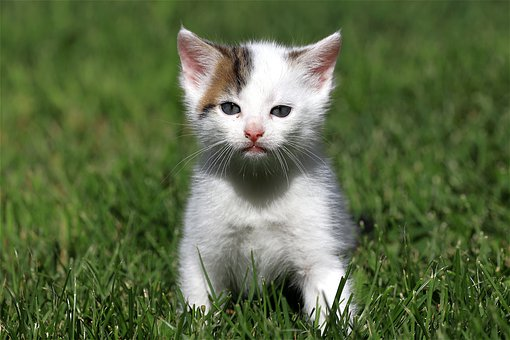
#> input picture Photos/cat.jpg, 510 x 340 px
$ python splitmerge.py
#> lines starting #> are read from the running program, lines starting #| are printed output that depends on the picture
import cv2 as cv
import numpy as np

img = cv.imread('Photos/cat.jpg')
#> img is the input picture: shape (340, 510, 3); mean B, G, R 67.7, 106.1, 90.8
cv.imshow('Cat',img)

blank = np.zeros(img.shape[:2], dtype='uint8')

#a color image basically consists of multiple channels R G B
#take the img, and split in into three color channels

b,g,r = cv.split(img)
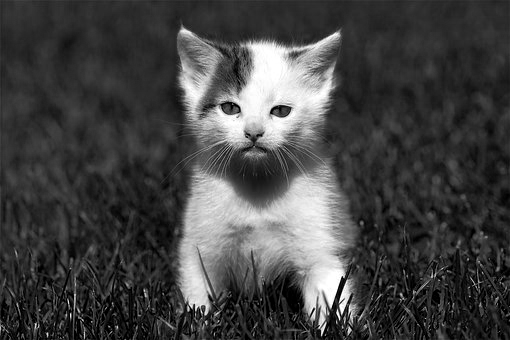
#> b: shape (340, 510); min 0, max 255, mean 67.7
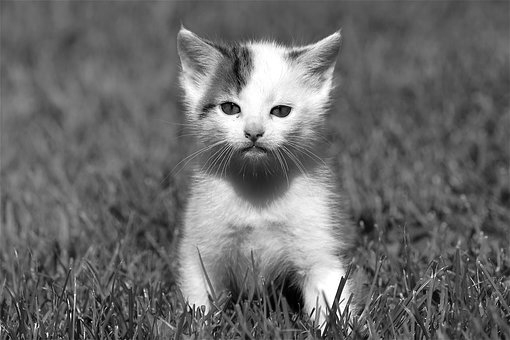
#> g: shape (340, 510); min 0, max 255, mean 106.1
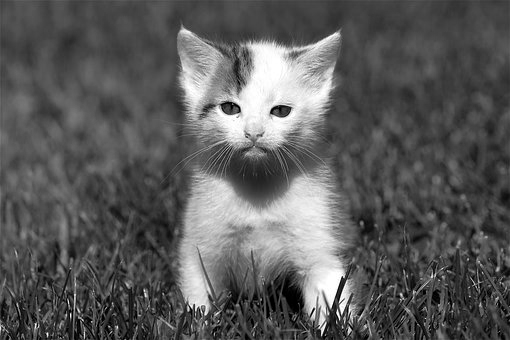
#> r: shape (340, 510); min 0, max 255, mean 90.8

blue = cv.merge([b,blank,blank])  #could be height and width not necessarily color channels
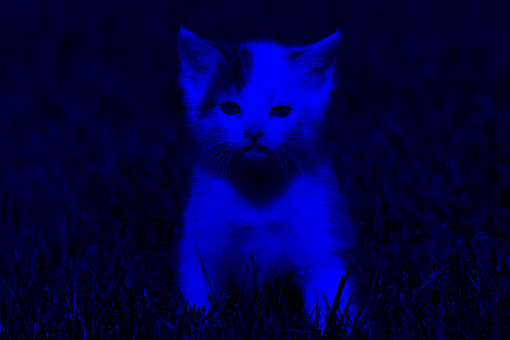
#> blue: shape (340, 510, 3); mean of channels 0, 1, 2 67.7, 0, 0; drawn as B, G, R
green = cv.merge([blank,g,blank])  #we've set the two other channels as black/blank
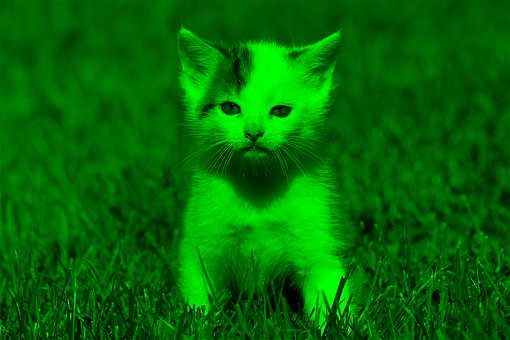
#> green: shape (340, 510, 3); mean of channels 0, 1, 2 0, 106.1, 0; drawn as B, G, R
red = cv.merge([blank,blank,r])
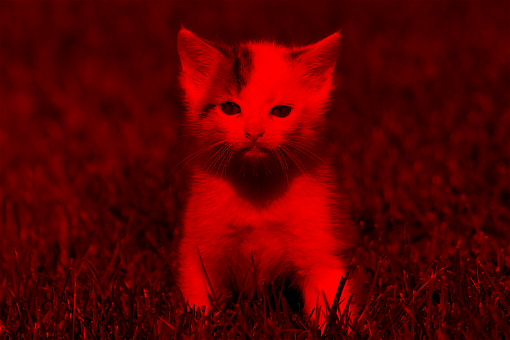
#> red: shape (340, 510, 3); mean of channels 0, 1, 2 0, 0, 90.8; drawn as B, G, R

cv.imshow('Blue',blue)
cv.imshow('Green',green)
cv.imshow('Red',red)
#the o/p of these is a grayscale img as it represents 1,0

print(img.shape)
#| (340, 510, 3)
print(b.shape)  #(1500,1000, 1) not shown but it is understood that the shape of the component is 1
#| (340, 510)
print(r.shape)
#| (340, 510)
print(g.shape)
#| (340, 510)

merged = cv.merge([b,g,r])
cv.imshow('Merged',merged)

cv.waitKey(0)

$ run again, with Photos/cringemas.jpg copied over Photos/cat.jpg
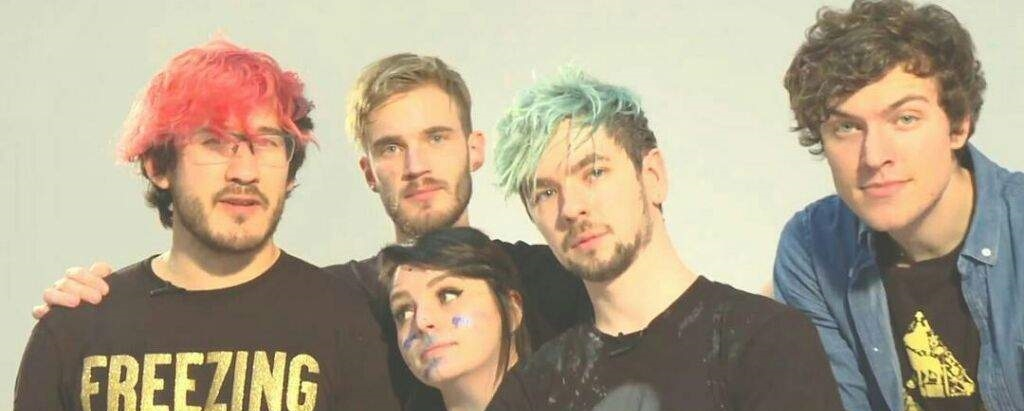
#> input picture Photos/cringemas.jpg, 1024 x 411 px
#> img is the input picture: shape (411, 1024, 3); mean B, G, R 141.3, 164.7, 177.8
#> `green = cv.merge([blank,g,blank])  #we've set the two other channels a..`:
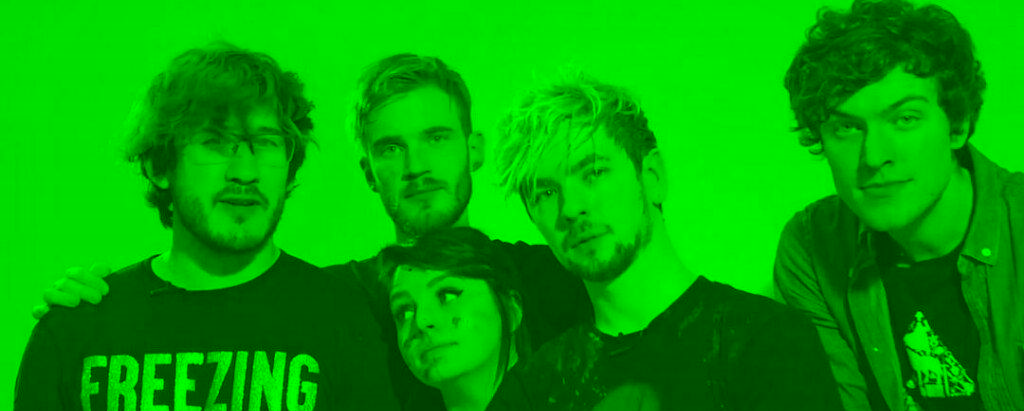
#> green: shape (411, 1024, 3); mean of channels 0, 1, 2 0, 164.7, 0; drawn as B, G, R
#> `red = cv.merge([blank,blank,r])`:
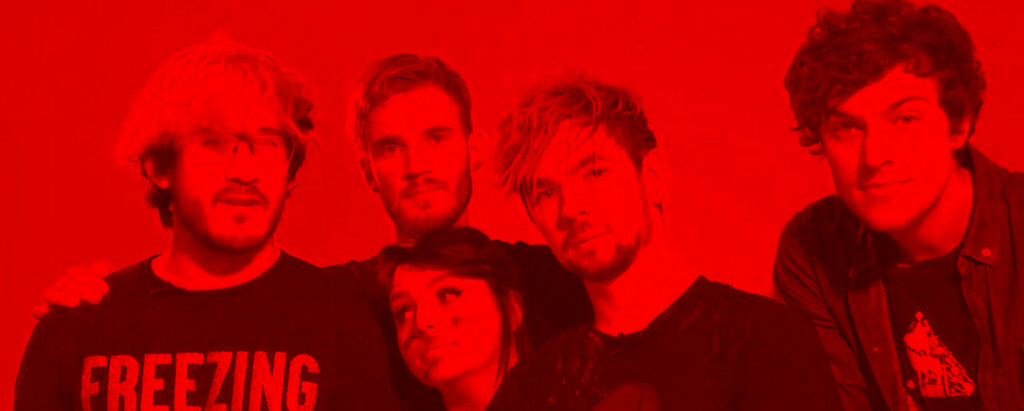
#> red: shape (411, 1024, 3); mean of channels 0, 1, 2 0, 0, 177.8; drawn as B, G, R
#| (411, 1024, 3)
#| (411, 1024)
#| (411, 1024)
#| (411, 1024)

$ run again, with Photos/flower.jpg copied over Photos/cat.jpg
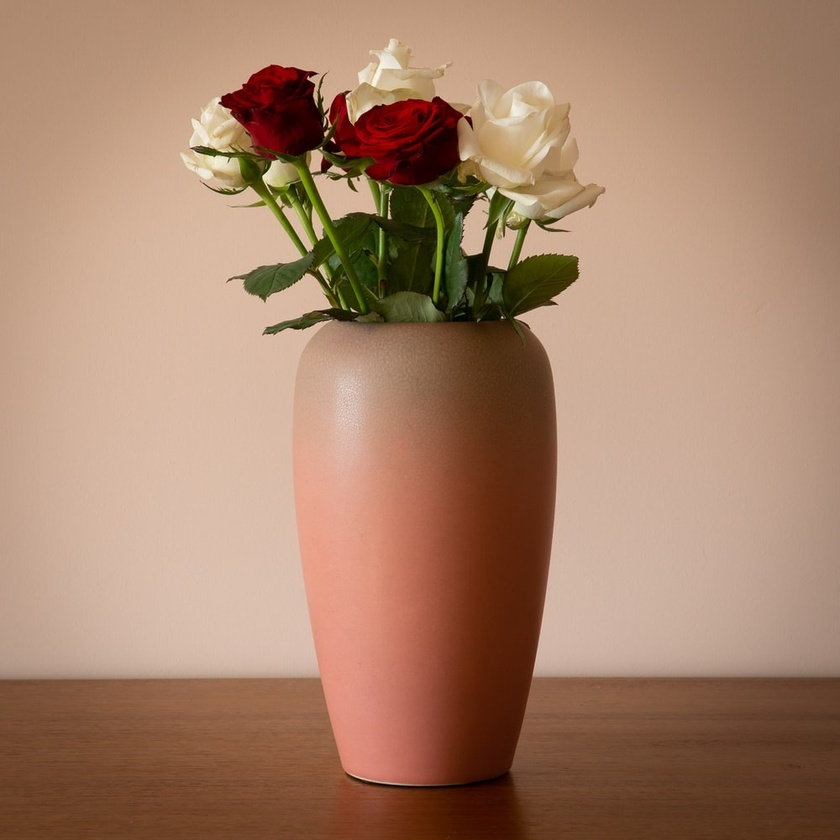
#> input picture Photos/flower.jpg, 840 x 840 px, shrunk from 1000 x 1000 before the run
#> img is the input picture: shape (840, 840, 3); mean B, G, R 106.7, 130.1, 166.9
#> `green = cv.merge([blank,g,blank])  #we've set the two other channels a..`:
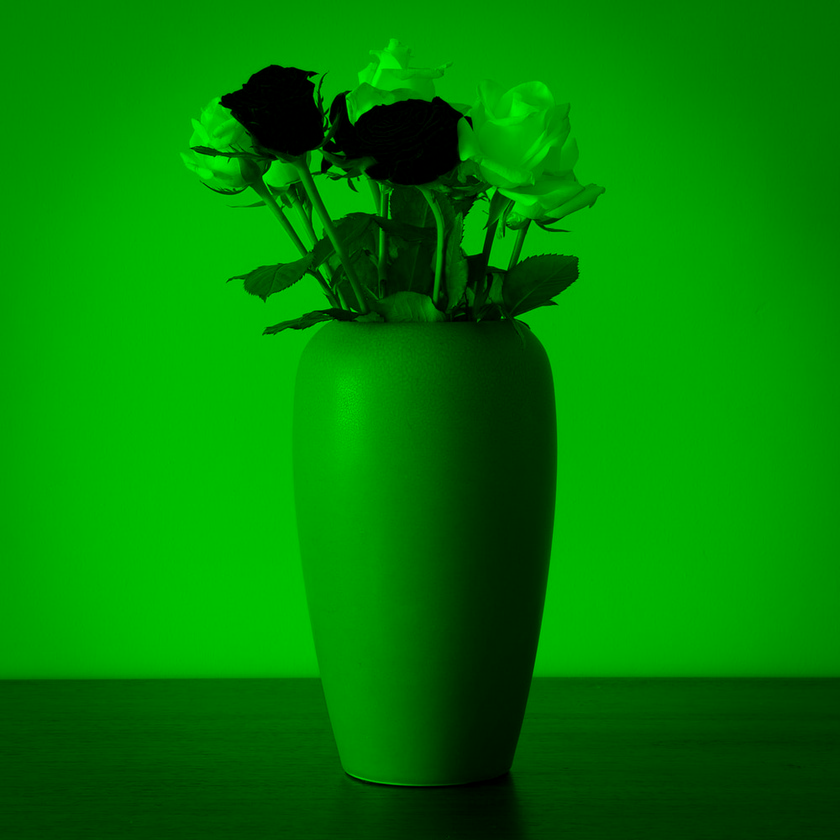
#> green: shape (840, 840, 3); mean of channels 0, 1, 2 0, 130.1, 0; drawn as B, G, R
#> `red = cv.merge([blank,blank,r])`:
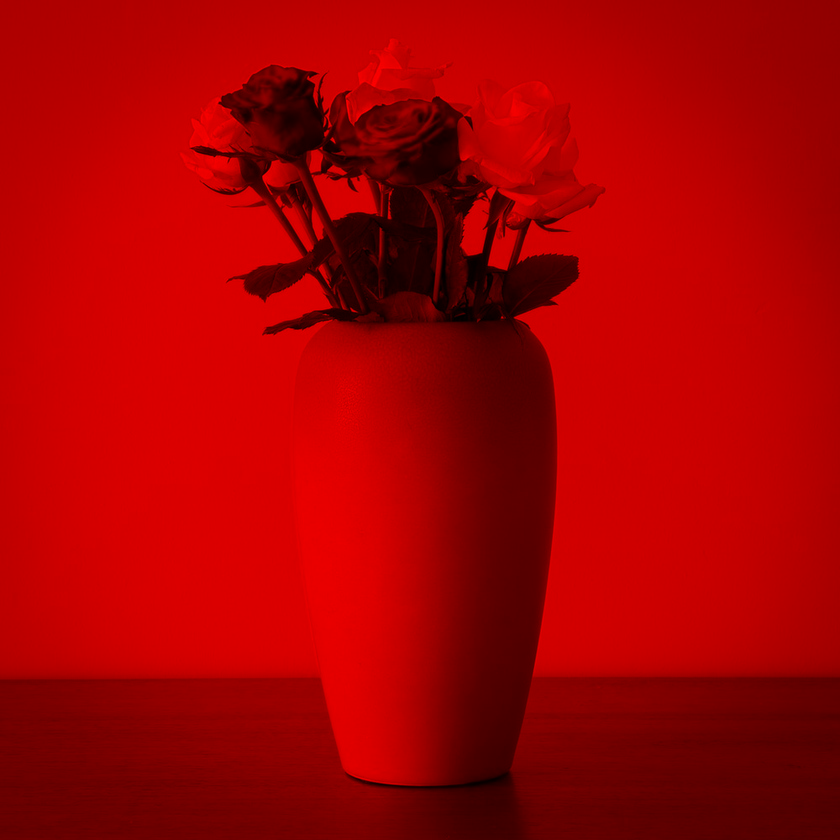
#> red: shape (840, 840, 3); mean of channels 0, 1, 2 0, 0, 166.9; drawn as B, G, R
#| (840, 840, 3)
#| (840, 840)
#| (840, 840)
#| (840, 840)
